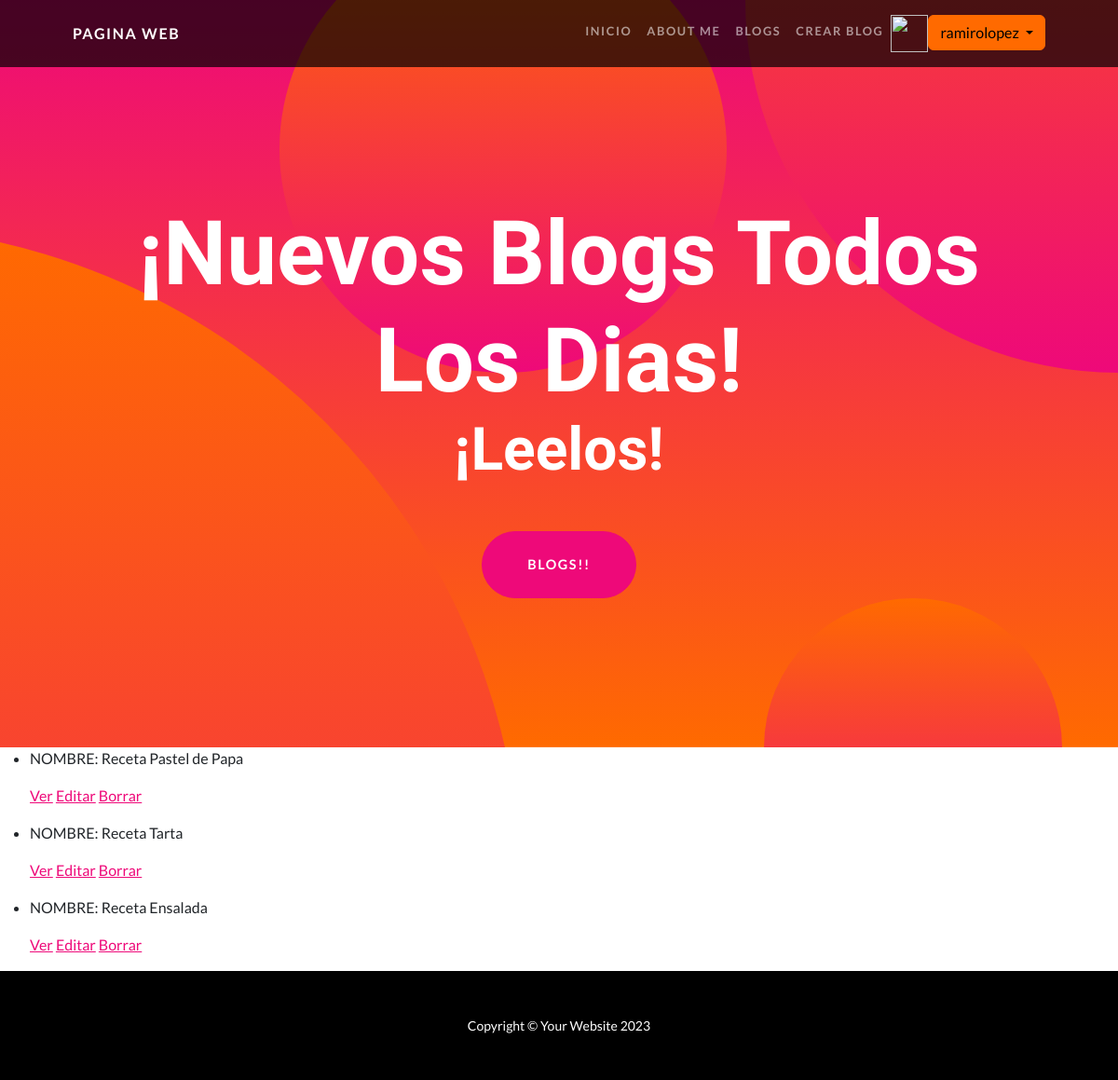
The page /blogs/list/ (signed in) on the database its author committed.
### App/models.py (models this page shows)
class Blog(models.Model):
    titulo = models.CharField(max_length=30)
    subtitulo = models.CharField(max_length=200)
    cuerpo = models.CharField(max_length=1000000)
    autor = models.CharField(max_length=200)
    fecha = models.DateField(blank=True, null=True)
    imagen = models.ImageField(upload_to='blog_imagen', null=True)

### App/views.py (the view)
# urls.py: path("blogs/list/", BlogList.as_view(), name="List"),
class BlogList(LoginRequiredMixin, ListView):
      model = Blog
      template_name = "App/blogs_list.html"

### App/context_processors.py (called while the page is built)
def custom_user(request):
    context = auth(request)
    user = context["user"]
    if user.is_authenticated:
        imagen = Avatar.objects.filter(user=request.user.id)
        cant = len(imagen)
        if cant > 0:
            context["user_avatar"] = imagen[cant - 1]
        else:
            context["user_avatar"] = ""
    return context

### App/templates/App/blogs_list.html (shortened to what this page needs)
{% extends "App/padre.html" %}
{% load static %}
{% block section1 %}
<ul>
    {% for blog in object_list %}
    <li>
        <p>NOMBRE: {{ blog.titulo }}</p>
        <p>
            <a href="{% url 'Detail' blog.id %}">Ver</a>
            <a href="{% url 'Edit' blog.id %}">Editar</a>
            <a href="{% url 'Delete' blog.id %}">Borrar</a>
        </p>
    </li>
    {% endfor %}
</ul>
{% endblock %}

### App/templates/App/padre.html (shortened to what this page needs)
<!DOCTYPE html>
<html lang="en">
    <head>
        {% load static %}
        <link href="{% static 'app/css/styles.css' %}" rel="stylesheet" />
    </head>
    <body id="page-top">
        <nav class="navbar navbar-expand-lg navbar-dark navbar-custom fixed-top">
            <div class="container px-5">
                <a class="navbar-brand" href="{% url 'Inicio' %}">Pagina web</a>
                <div class="collapse navbar-collapse" id="navbarResponsive">
                    <ul class="navbar-nav ms-auto">
                        <li class="nav-item"><a class="nav-link" href="{% url 'Inicio' %}">Inicio</a></li>
                        <li class="nav-item"><a class="nav-link" href="{% url 'About' %}">About me</a></li>
                        <li class="nav-item"><a class="nav-link" href="{% url 'List' %}">Blogs</a></li>
                        <li class="nav-item"><a class="nav-link" href="{% url 'New' %}">Crear Blog</a></li>
                        {% if request.user.is_authenticated %}
                           {% if user_avatar %}
                             <img src= "{{ url }}"  style="height: 40px; width: 40px" alt="">
                           {% endif %}
                           <div class="dropdown">
                               <button class="btn btn-secondary dropdown-toggle" type="button" id="dropdownMenuButton1" data-bs-toggle="dropdown">
                                  {{ request.user.username }}
                               </button>
                           </div>
                        {% endif %}
                    </ul>
                </div>
            </div>
        </nav>
        <header class="masthead text-center text-white">
            <div class="masthead-content">
                <div class="container px-5">
                    <h1 class="masthead-heading mb-0">¡Nuevos Blogs Todos Los Dias!</h1>
                    <h2 class="masthead-subheading mb-0">¡Leelos!</h2>
                    <a class="btn btn-primary btn-xl rounded-pill mt-5" href="{% url 'List' %}">Blogs!!</a>
                </div>
            </div>
            <div class="bg-circle-1 bg-circle"></div>
            <div class="bg-circle-2 bg-circle"></div>
            <div class="bg-circle-3 bg-circle"></div>
            <div class="bg-circle-4 bg-circle"></div>
        </header>
        {% block section1 %}
        {% endblock %}
        <footer class="py-5 bg-black">
            <div class="container px-5"><p class="m-0 text-center text-white small">Copyright &copy; Your Website 2023</p></div>
        </footer>
    </body>
</html>

### rows shown on the page
Blog: titulo "Receta Pastel de Papa"
Blog: titulo "Receta Tarta"
Blog: titulo "Receta Ensalada"

### other values the page prints
{{ request.user.username }} "ramirolopez"
